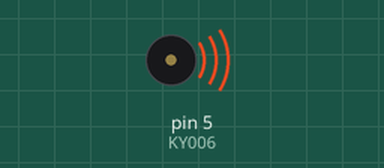
Simulated run of this sketch. Board: Arduino Uno, built with avr-gcc and run on an emulated ATmega328P. Shown: buzzer (waves = sounding).

Above: at 5.0 s.
At 11.0 s:
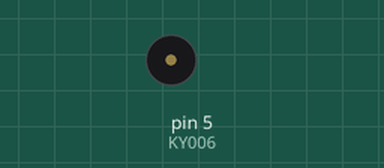
Timing chart, 0 to 15.6 s (numbered marks = the images above):
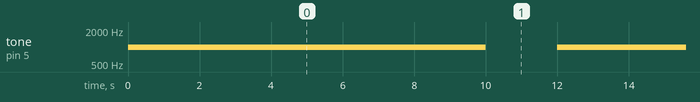

The sketch:

BuzzerPassivo.ino
```cpp
#define KY006 5

void setup() {
  pinMode(KY006, OUTPUT);
}

void loop() {
  // Faz o som subir de frequência (tom)
 // for (int freq = 200; freq < 2000; freq += 10) {
    tone(KY006, 1000);
  //  delay(20);
  //}
  delay(10000);
  noTone(KY006); // Desliga o som
  delay(2000);   // Espera 2 segundos antes de recomeçar
}
```

Measured:
- by itself, tone on pin 5 (KY006): alternates 1000 Hz for 10.0 s and silent for 2.0 s
